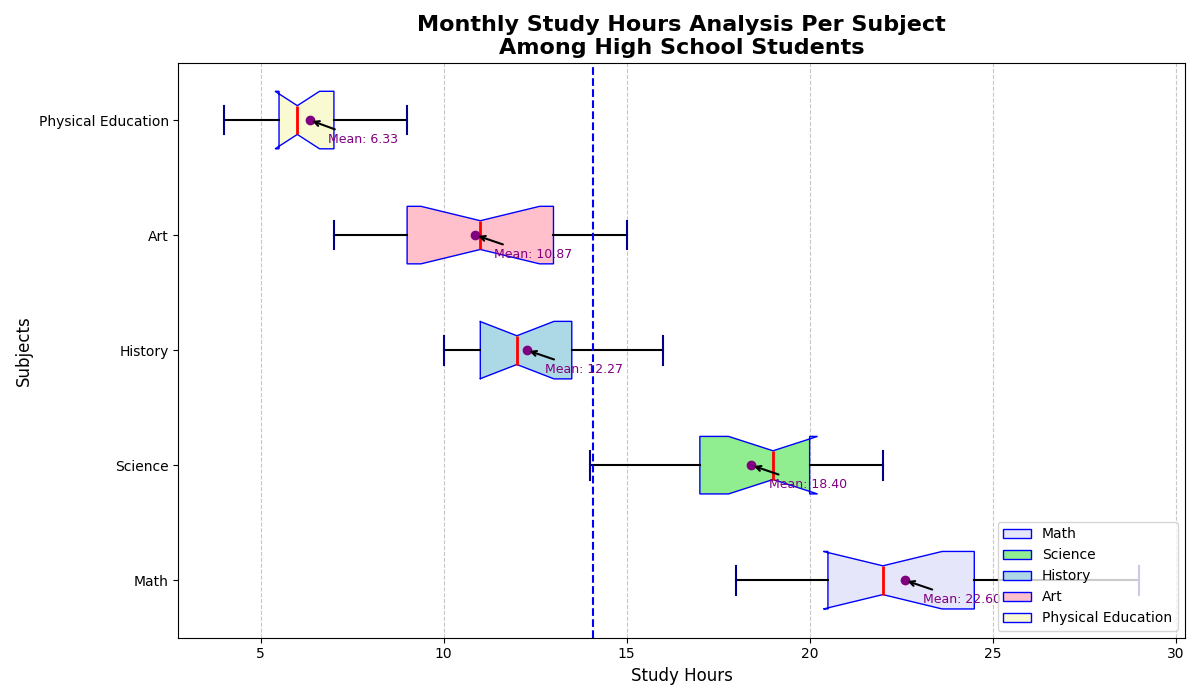

Reproduce this figure in Python.
import matplotlib.pyplot as plt
import numpy as np

# Backstory: Analysis of Study Hours Spent by Students on Different Subjects Over a Month
# The study focuses on five subjects: Math, Science, History, Art, and Physical Education, 
# to understand the dispersion and central tendency of study hours invested by students.

# Data: Hours spent on each subject by a set of students over a month
math_hours = [20, 22, 19, 21, 23, 24, 22, 21, 25, 26, 28, 29, 18, 20, 21]
science_hours = [18, 17, 16, 19, 20, 22, 21, 19, 18, 17, 15, 14, 19, 20, 21]
history_hours = [10, 12, 11, 13, 14, 15, 13, 14, 16, 11, 10, 12, 10, 11, 12]
art_hours = [8, 9, 7, 10, 12, 15, 14, 11, 13, 13, 11, 9, 8, 10, 13]
pe_hours = [5, 6, 7, 6, 8, 9, 7, 6, 5, 4, 5, 6, 6, 7, 8]

# Combine data into a list for plotting
study_data = [math_hours, science_hours, history_hours, art_hours, pe_hours]

# Subject labels
subjects = ['Math', 'Science', 'History', 'Art', 'Physical Education']

# Create the box plot
plt.figure(figsize=(12, 7))
bp = plt.boxplot(study_data, vert=False, patch_artist=True, notch=True,
                 boxprops=dict(color='blue'),
                 medianprops=dict(color='red', linewidth=2),
                 whiskerprops=dict(color='black', linewidth=1.5),
                 capprops=dict(color='darkblue', linewidth=1.5),
                 flierprops=dict(marker='o', color='orange', markersize=8, linestyle='none', markeredgecolor='orange'))

# Colors for each subject
colors = ['lavender', 'lightgreen', 'lightblue', 'pink', 'lightgoldenrodyellow']
for patch, color in zip(bp['boxes'], colors):
    patch.set_facecolor(color)

# Set title and labels
plt.title('Monthly Study Hours Analysis Per Subject\nAmong High School Students', fontsize=16, fontweight='bold')
plt.xlabel('Study Hours', fontsize=12)
plt.ylabel('Subjects', fontsize=12)

# Set y-tick labels
plt.yticks(range(1, len(subjects) + 1), subjects)

# Add a legend
legend_labels = subjects
plt.legend([bp["boxes"][i] for i in range(len(subjects))], legend_labels, loc='lower right')

# Display means and annotate them
means = [np.mean(data_set) for data_set in study_data]
for idx, mean in enumerate(means, start=1):
    plt.scatter(mean, idx, color='purple', zorder=3)
    plt.annotate(f'Mean: {mean:.2f}', xy=(mean, idx), xytext=(mean + 0.5, idx - 0.2),
                 fontsize=9, color='purple', arrowprops=dict(facecolor='purple', arrowstyle='->', lw=1.5))

# Add gridlines for readability
plt.grid(axis='x', linestyle='--', alpha=0.7)

# Add a reference line for the average study time
average_study_time = np.mean([item for sublist in study_data for item in sublist])
plt.axvline(average_study_time, color='blue', linestyle='--', linewidth=1.5, label=f'Overall Average: {average_study_time:.2f} hrs')

# Adjust layout to avoid overlap
plt.tight_layout()

# Display the plot
plt.show()
